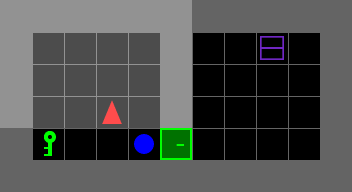
#> input picture results/minigrid/episode_greedy.gif, 352 x 192 px
$ python build_figures.py
#> lines starting #> are read from the running program, lines starting #| are printed output that depends on the picture
"""Genera figuras para docs/partial.tex.

Salidas:
  docs/figures/minigrid_learning_curve.png
  docs/figures/minigrid_greedy_frames.png

Datos fuente:
  - Tabla discreta de avg-reward y epsilon por episodio (ver PROGRESSION).
  - GIF del agente greedy: results/minigrid/episode_greedy.gif.
"""

from __future__ import annotations

from pathlib import Path

import matplotlib.pyplot as plt
import numpy as np
from PIL import Image

ROOT = Path(__file__).resolve().parents[1]
FIG_DIR = ROOT / "docs" / "figures"
GIF_PATH = ROOT / "results" / "minigrid" / "episode_greedy.gif"

# Tabla de progresión (ep, epsilon, avg_reward) tomada de _archive/docs/final.md.
PROGRESSION = [
    (500, 0.779, -0.015),
    (1000, 0.606, -0.090),
    (1500, 0.472, -0.093),
    (2000, 0.368, 0.131),
    (2500, 0.286, 0.333),
    (3000, 0.223, 0.490),
    (3500, 0.174, 1.269),
    (4000, 0.135, 2.461),
    (5000, 0.082, 2.311),
    (7500, 0.050, 2.748),
    (10000, 0.050, 2.568),
]

# Fases observadas en la curva.
PHASES = [
    (0, 2000, "Exploración", "#f5f5f5"),
    (2000, 4000, "Aprendizaje rápido", "#fff3e0"),
    (4000, 10500, "Convergencia", "#e8f5e9"),
]

REWARD_COLOR = "#1565c0"
EPSILON_COLOR = "#c62828"
MAX_THEORETICAL = 2.80


def learning_curve(out_path: Path) -> None:
    eps_x = np.array([row[0] for row in PROGRESSION])
    eps_y = np.array([row[1] for row in PROGRESSION])
    rew_y = np.array([row[2] for row in PROGRESSION])

    fig, ax = plt.subplots(figsize=(8.4, 4.4))

    # Sombreado de las tres fases
    for lo, hi, label, color in PHASES:
        ax.axvspan(lo, hi, color=color, alpha=0.85, zorder=0)

    # Línea horizontal de máximo teórico
    ax.axhline(
        MAX_THEORETICAL,
        color="#888",
        linestyle="--",
        linewidth=0.9,
        alpha=0.85,
        zorder=1,
    )
    ax.text(
        10300,
        MAX_THEORETICAL + 0.07,
        f"máx. teórico (+{MAX_THEORETICAL:.2f})",
        ha="right",
        va="bottom",
        fontsize=8.5,
        color="#666",
    )

    # Etiquetas de fase en la parte superior del área
    for lo, hi, label, _ in PHASES:
        center = (lo + min(hi, 10500)) / 2
        ax.text(
            center,
            3.08,
            label,
            ha="center",
            va="bottom",
            fontsize=9,
            color="#444",
            style="italic",
        )

    # Recompensa (eje principal)
    line_r, = ax.plot(
        eps_x,
        rew_y,
        marker="o",
        markersize=5.5,
        color=REWARD_COLOR,
        linewidth=2.0,
        label="Recompensa promedio (últ. 500 ep)",
        zorder=3,
    )

    ax.set_xlabel("Episodio")
    ax.set_ylabel("Recompensa", color=REWARD_COLOR)
    ax.tick_params(axis="y", labelcolor=REWARD_COLOR)
    ax.set_ylim(-0.6, 3.25)
    ax.set_xlim(0, 10500)
    ax.grid(True, axis="both", alpha=0.25, zorder=1)

    # Epsilon (eje secundario)
    ax2 = ax.twinx()
    line_e, = ax2.plot(
        eps_x,
        eps_y,
        marker="s",
        markersize=4.5,
        color=EPSILON_COLOR,
        linewidth=1.4,
        linestyle="--",
        alpha=0.9,
        label=r"$\varepsilon$ (exploración)",
        zorder=2,
    )
    ax2.set_ylabel(r"$\varepsilon$", color=EPSILON_COLOR)
    ax2.tick_params(axis="y", labelcolor=EPSILON_COLOR)
    ax2.set_ylim(0, 1.0)

    # Leyenda combinada
    ax.legend(
        [line_r, line_e],
        [line_r.get_label(), line_e.get_label()],
        loc="center right",
        fontsize=9,
        framealpha=0.95,
    )

    fig.tight_layout()
    fig.savefig(out_path, dpi=160, bbox_inches="tight")
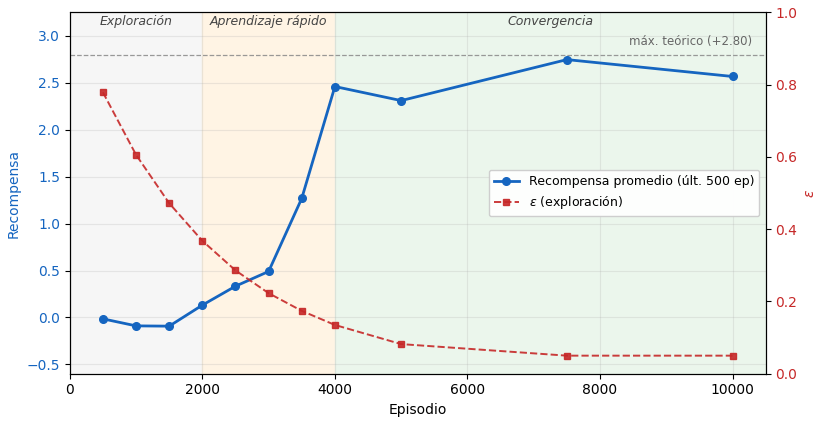
#> figure drawn by matplotlib, 2 panels; panel 1: curve peaks at x = 7500, y = 2.75; panel 2: curve peaks at x = 500, y = 0.779
    plt.close(fig)
    print(f"  wrote {out_path.relative_to(ROOT)}")


def greedy_frames(out_path: Path, n_frames: int = 6, rows: int = 2, cols: int = 3) -> None:
#> called with n_frames = 6, rows = 2, cols = 3
    if not GIF_PATH.exists():
        raise FileNotFoundError(f"GIF no encontrado: {GIF_PATH}")
    if rows * cols != n_frames:
        raise ValueError("rows * cols debe coincidir con n_frames")

    img = Image.open(GIF_PATH)
#> img is the input picture: PIL image 352x192 P; mean R, G, B 75.8, 77.8, 76.5
    total = getattr(img, "n_frames", 1)
#> total = 30
    if total < 2:
        raise RuntimeError("El GIF tiene un solo frame; no hay nada que muestrear.")

    indices = np.linspace(0, total - 1, n_frames).round().astype(int).tolist()
#> indices = [0, 6, 12, 17, 23, 29]
    frames = []
    for idx in indices:
        img.seek(idx)
        frames.append(img.convert("RGB").copy())
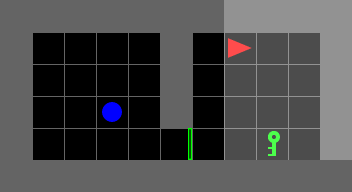
#> img: PIL image 352x192 RGB; mean R, G, B 72.8, 72.9, 73.3
#> after the loop, frames = 6 items

    fig, axes = plt.subplots(rows, cols, figsize=(2.6 * cols, 2.5 * rows))
    axes_flat = axes.flat if hasattr(axes, "flat") else [axes]

    for ax, frame, idx in zip(axes_flat, frames, indices):
        ax.imshow(np.asarray(frame))
        ax.set_xticks([])
        ax.set_yticks([])
        ax.set_title(f"$t = {idx}$", fontsize=10)
        for spine in ax.spines.values():
            spine.set_edgecolor("#999")
            spine.set_linewidth(0.8)
#> this loop made 6 passes
#> idx on passes 1 to 6: 0, 6, 12, 17, 23, 29

    fig.tight_layout(pad=0.6)
    fig.savefig(out_path, dpi=160, bbox_inches="tight")
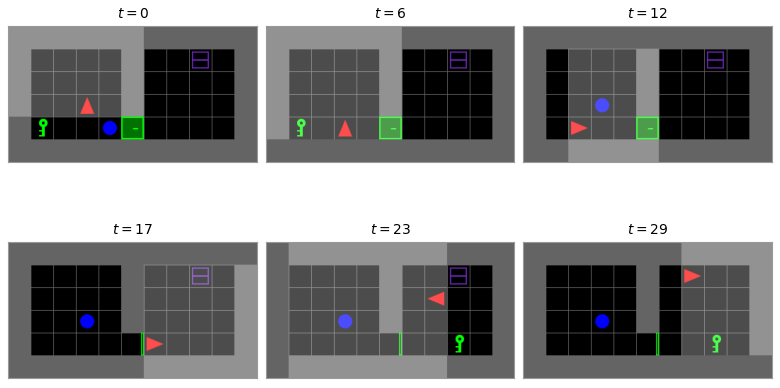
#> figure drawn by matplotlib, 6 panels
    plt.close(fig)
    print(f"  wrote {out_path.relative_to(ROOT)} (indices: {indices})")
#|   wrote docs/figures/minigrid_greedy_frames.png (indices: [0, 6, 12, 17, 23, 29])


def main() -> None:
    FIG_DIR.mkdir(parents=True, exist_ok=True)
    print(f"[build_figures] writing into {FIG_DIR.relative_to(ROOT)}")
    learning_curve(FIG_DIR / "minigrid_learning_curve.png")
    greedy_frames(FIG_DIR / "minigrid_greedy_frames.png")


if __name__ == "__main__":
    main()
